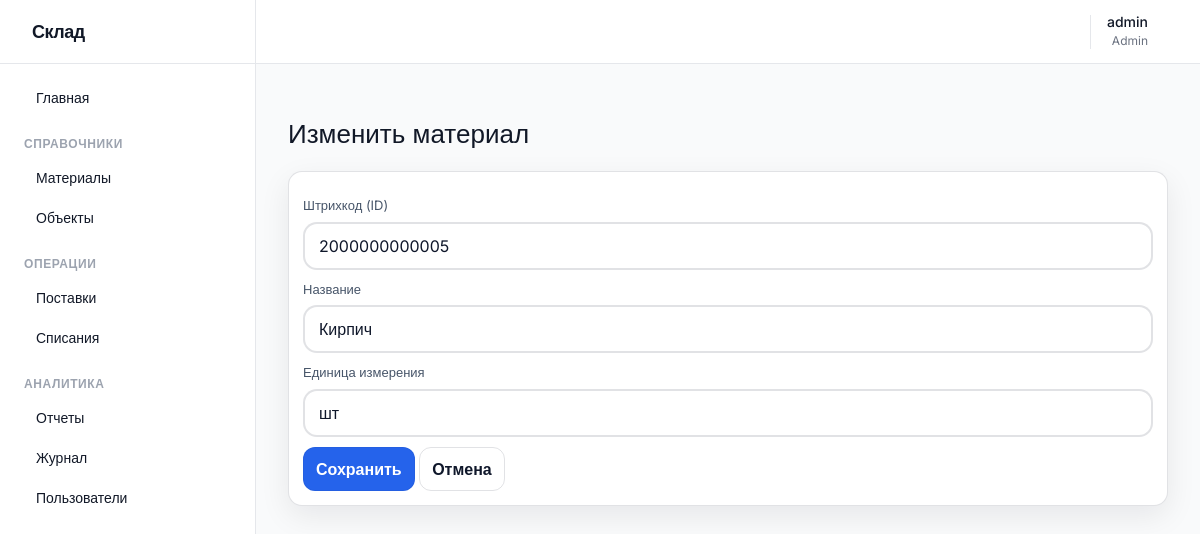
Page /materials/5/edit (signed in) on the committed database.
### app/models.py (models this page shows, shortened)
class User(db.Model, UserMixin):
    __tablename__ = "users"
    id = db.Column(db.Integer, primary_key=True)
    username = db.Column(db.String(80), unique=True, nullable=False)
    password_hash = db.Column(db.String(255), nullable=False)
    role = db.Column(db.String(30), nullable=False)
    created_at = db.Column(db.DateTime, nullable=False, default=datetime.utcnow)

class Material(db.Model):
    __tablename__ = "materials"
    id = db.Column(db.Integer, primary_key=True)
    barcode = db.Column(db.String(64), unique=True, nullable=False)
    name = db.Column(db.String(150), unique=True, nullable=False)
    unit = db.Column(db.String(20), nullable=False)
    current_stock = db.Column(db.Numeric(12, 3), nullable=False, default=Decimal("0"))
    created_at = db.Column(db.DateTime, nullable=False, default=datetime.utcnow)

### app/materials/routes.py (the view, shortened to what this page needs)
@bp.route("/<int:material_id>/edit", methods=["GET", "POST"])
@login_required
@role_required("admin", "storekeeper")
def edit_material(material_id: int):
    material = Material.query.get_or_404(material_id)
    return render_template("materials/edit.html", material=material)

### app/auth/routes.py (called while the page is built)
@login_manager.user_loader
def load_user(user_id: str):
    return User.query.get(int(user_id))

### app/security.py (called while the page is built)
def role_required(*roles: str):
    def decorator(fn):
        @wraps(fn)
        def wrapper(*args, **kwargs):
            if not current_user.is_authenticated:
                abort(401)
            if current_user.role not in roles:
                abort(403)
            return fn(*args, **kwargs)
        return wrapper
    return decorator

### app/templates/materials/edit.html
{% extends 'base.html' %}
{% block content %}
  <h1>Изменить материал</h1>
  <div class="card">
    <form method="post">
      <label class="field">
        <span>Штрихкод (ID)</span>
        <input name="barcode" value="{{ material.barcode }}" required>
      </label>
      <label class="field">
        <span>Название</span>
        <input name="name" value="{{ material.name }}" required>
      </label>
      <label class="field">
        <span>Единица измерения</span>
        <input name="unit" value="{{ material.unit }}" required>
      </label>
      <button class="btn" type="submit">Сохранить</button>
      <a class="btn btn--ghost" href="{{ url_for('materials.list_materials') }}">Отмена</a>
    </form>
  </div>
{% endblock %}

### app/templates/base.html (shortened to what this page needs)
<!DOCTYPE html>
<html lang="ru" class="light">
<head>
  <link rel="stylesheet" href="{{ url_for('static', filename='tailwind.css') }}">
  <link rel="stylesheet" href="{{ url_for('static', filename='styles.css') }}">
</head>
<body class="bg-gray-50 text-gray-900 dark:bg-gray-900 dark:text-gray-100 font-sans antialiased flex h-screen overflow-hidden transition-colors duration-200">
  {% if current_user.is_authenticated %}
    <aside id="sidebar" class="bg-white dark:bg-gray-800 border-r border-gray-200 dark:border-gray-700 w-64 hidden md:flex flex-col transition-colors duration-200 z-20 fixed md:relative h-full inset-y-0 left-0">
      <div class="h-16 flex items-center px-6 border-b border-gray-200 dark:border-gray-700">
        <span class="text-lg font-bold tracking-tight">Склад</span>
      </div>
      <nav class="flex-1 overflow-y-auto py-4 px-3 space-y-1">
        <a href="{{ url_for('reports.dashboard') }}" class="flex items-center px-3 py-2 text-sm font-medium rounded-md hover:bg-gray-100 dark:hover:bg-gray-700">
           Главная
        </a>
        <div class="pt-4 pb-1">
          <p class="px-3 text-xs font-semibold text-gray-400 uppercase tracking-wider">Справочники</p>
        </div>
        <a href="{{ url_for('materials.list_materials') }}" class="flex items-center px-3 py-2 text-sm font-medium rounded-md hover:bg-gray-100 dark:hover:bg-gray-700">
           Материалы
        </a>
        <a href="{{ url_for('objects.list_objects') }}" class="flex items-center px-3 py-2 text-sm font-medium rounded-md hover:bg-gray-100 dark:hover:bg-gray-700">
           Объекты
        </a>
        <div class="pt-4 pb-1">
          <p class="px-3 text-xs font-semibold text-gray-400 uppercase tracking-wider">Операции</p>
        </div>
        <a href="{{ url_for('inventory.list_supplies') }}" class="flex items-center px-3 py-2 text-sm font-medium rounded-md hover:bg-gray-100 dark:hover:bg-gray-700">
           Поставки
        </a>
        <a href="{{ url_for('inventory.list_writeoffs') }}" class="flex items-center px-3 py-2 text-sm font-medium rounded-md hover:bg-gray-100 dark:hover:bg-gray-700">
           Списания
        </a>
        <div class="pt-4 pb-1">
          <p class="px-3 text-xs font-semibold text-gray-400 uppercase tracking-wider">Аналитика</p>
        </div>
        <a href="{{ url_for('reports.stock_report') }}" class="flex items-center px-3 py-2 text-sm font-medium rounded-md hover:bg-gray-100 dark:hover:bg-gray-700">
           Отчеты
        </a>
        {% if current_user.role in ['admin', 'manager'] %}
          <a href="{{ url_for('audit.list_audit') }}" class="flex items-center px-3 py-2 text-sm font-medium rounded-md hover:bg-gray-100 dark:hover:bg-gray-700">
             Журнал
          </a>
        {% endif %}
        {% if current_user.role == 'admin' %}
          <a href="{{ url_for('users.list_users') }}" class="flex items-center px-3 py-2 text-sm font-medium rounded-md hover:bg-gray-100 dark:hover:bg-gray-700">
             Пользователи
          </a>
        {% endif %}
      </nav>
    </aside>
  {% endif %}
  <div class="flex-1 flex flex-col w-full overflow-hidden">
    {% if current_user.is_authenticated %}
      <header class="h-16 bg-white dark:bg-gray-800 border-b border-gray-200 dark:border-gray-700 flex items-center justify-between px-4 sm:px-6 transition-colors duration-200 z-10">
        <div class="flex items-center space-x-4 ml-auto">
          <button id="theme-toggle" class="p-2 rounded-full text-gray-500 hover:bg-gray-100 dark:hover:bg-gray-700 focus:outline-none" title="Переключить тему" type="button">
          </button>
          <div class="flex items-center gap-3 border-l border-gray-200 dark:border-gray-700 pl-4">
            <div class="text-right hidden sm:block">
              <p class="text-sm font-medium leading-none">{{ current_user.username }}</p>
              <p class="text-xs text-gray-500 dark:text-gray-400 mt-1 capitalize">{{ current_user.role }}</p>
            </div>
            <a href="{{ url_for('auth.logout') }}" class="p-2 text-red-600 hover:bg-red-50 dark:hover:bg-red-900/20 rounded-md transition-colors" title="Выход">
            </a>
          </div>
        </div>
      </header>
    {% endif %}
    <main class="flex-1 overflow-x-hidden overflow-y-auto p-4 sm:p-6 lg:p-8 relative">
      {% block content %}{% endblock %}
    </main>
  </div>
</body>
</html>

### app/static/styles.css (style rules this page uses)
:root { --bg:#f6f7fb; --text:#0f172a; --muted:#475569; --card:#ffffff; --border:rgba(15,23,42,.12); --shadow:0 10px 30px rgba(2,6,23,.08); --primary:#2563eb; --primary_text:#ffffff; --danger:#b91c1c; --danger_bg:rgba(239,68,68,.12); --success_bg:rgba(34,197,94,.12); --input_bg:#ffffff; }
* { box-sizing:border-box }
body { margin:0;font-family:system-ui,-apple-system,Segoe UI,Roboto,Arial,sans-serif;background:var(--bg);color:var(--text) }
a { color:inherit }
h1 { font-size:26px;margin:18px 0 }
.card { background:var(--card);border:1px solid var(--border);border-radius:14px;padding:14px;box-shadow:var(--shadow) }
.btn { display:inline-block;border:1px solid color-mix(in oklab,var(--primary) 60%, var(--border));background:var(--primary);color:var(--primary_text);padding:9px 12px;border-radius:12px;text-decoration:none;font-weight:700;cursor:pointer }
.btn--ghost { background:transparent;color:var(--text);border:1px solid var(--border) }
.field { display:block;margin:10px 0 }
.field span { display:block;margin-bottom:6px;color:var(--muted);font-size:13px }
input,select,textarea { width:100%;padding:12px 14px;border-radius:14px;border:2px solid var(--border);background:var(--input_bg);color:var(--text);font-size:16px;line-height:1.25;min-height:44px;transition:border-color .15s ease, box-shadow .15s ease, filter .15s ease }
input::placeholder,textarea::placeholder { color:color-mix(in oklab,var(--muted) 80%, transparent) }

### rows in the picture
User: username "admin", role "Admin"
Material: barcode "2000000000005", name "Кирпич", unit "шт"
